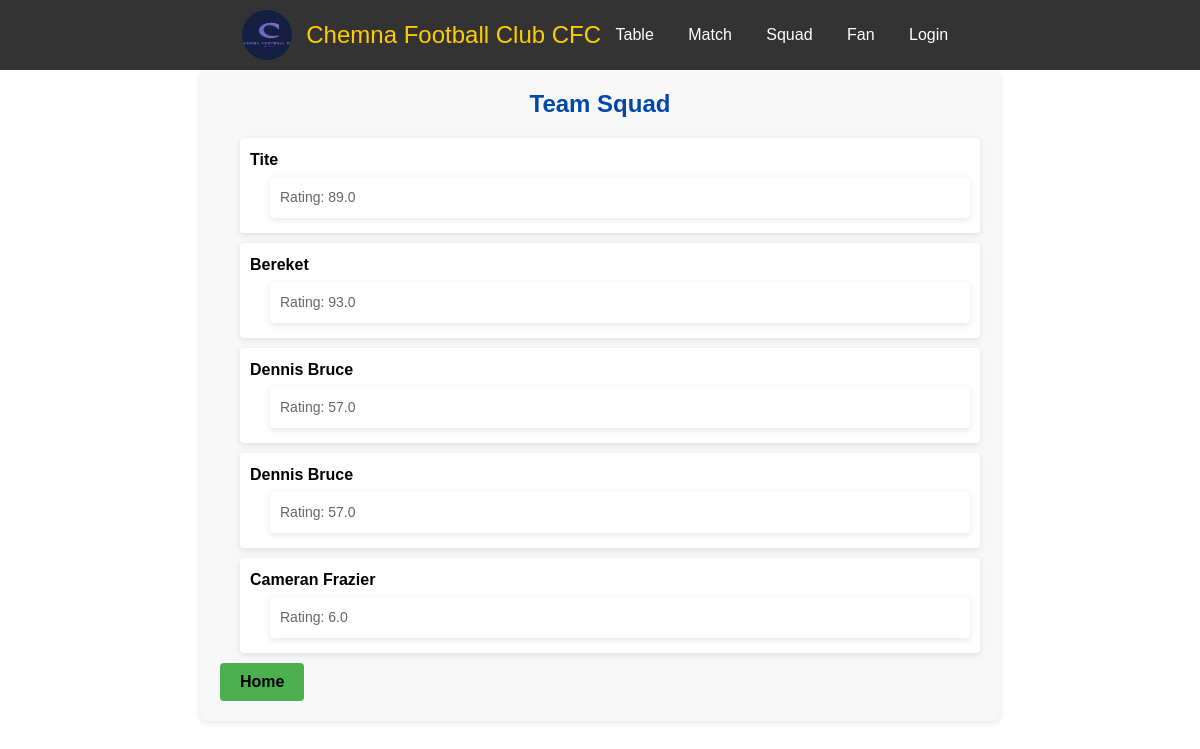
Page /squad on the earlier database version.
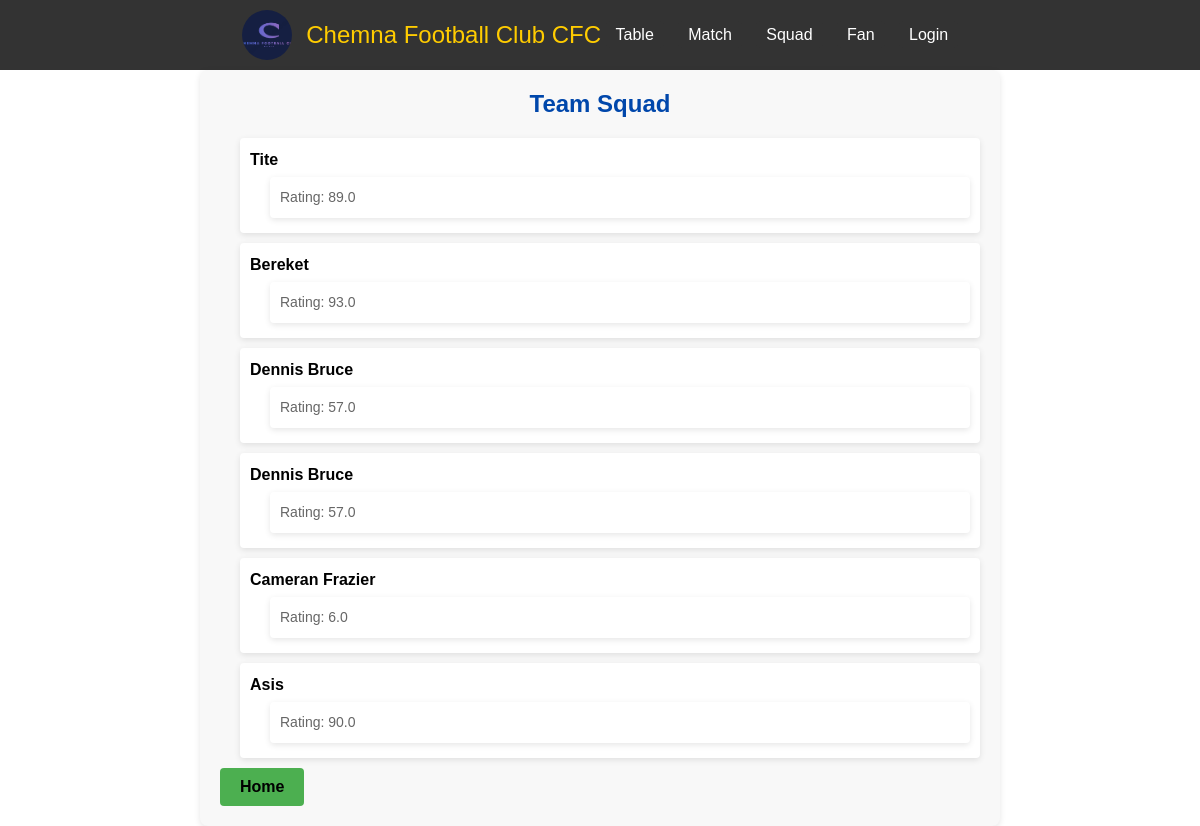
Same page on the later database version.
### chemnaFC/models.py (models this page shows, shortened)
class Squad(models.Model):
    pname = models.CharField(max_length=100)
    page = models.IntegerField()
    pposition = models.ManyToManyField(Position)
    prating = models.FloatField()

### chemnaFC/views.py (the view)
# urls.py: path("squad",views.squad, name ="squad_page"),
def squad(request):
    squad = Squad.objects.all()
    return render(request , "chemnaFC/squad.html",{"squad":squad})

### chemnaFC/templates/chemnaFC/squad.html (shortened to what this page needs)
{% extends "base.html" %}
{% block content %}
<header>
{% include "chemnaFC/header/header.html" %}
</header>
<div class="team-squad">
  <h3>Team Squad</h3>
  <ul type="none">
    {% for player in squad %}
      <li>
        <a href="{% url 'players_information' player.pname %}">{{ player.pname|title }}</a>
        <ul>
          <li>Rating: {{ player.prating }}</li>
        </ul>
      </li>
    {% endfor %}
  </ul>
  <a class="home-link" href="{% url 'index_page' %}">Home</a>
</div>
{% endblock %}

### templates/base.html (shortened to what this page needs)
{% load static  %}
<!DOCTYPE html>
<html lang="en">
<head>
</head>
<body>
   {%block content%} {%endblock%}
</body>
</html>

### chemnaFC/templates/chemnaFC/header/header.html (shortened to what this page needs)
{% load static %}
<header class="header">
  <div class="logo">
    <img src="{% static 'chemnaFC/images/logo.png' %}" alt="logo">
  </div>
  <a href="{% url 'index_page' %}" class="club-name">Chemna Football Club CFC</a>
  <ul class="navigation">
    <li><a href="{% url 'table_page' %}">Table</a></li>
    <li><a href="{% url 'match_page' %}">Match</a></li>
    <li><a href="{% url 'squad_page' %}">Squad</a></li>
    <li><a href="{% url 'fanPage' %}">Fan</a></li>
  {% if user.is_authenticated %}
    <li>{{request.user}}</li>
    <li><a href="{% url 'logout_page' %}">Logout</a></li>
    {% else %}
    <li><a href="{% url 'login_page' %}">Login</a></li>
    {% endif %}
  </ul>
</header>

### chemnaFC/templates/chemnaFC/header/header.html (style rules this page uses)
* { margin: 0; padding: 0; box-sizing: border-box; }
.header { background-color: #333; padding: 10px; text-align: center; color: #fff; font-family: Arial, sans-serif; }
.logo { display: inline-block; vertical-align: middle; width: 50px; height: 50px; border-radius: 50%; overflow: hidden; margin-right: 10px; }
.logo img { width: 100%; height: 100%; object-fit: cover; }
.club-name { display: inline-block; vertical-align: middle; font-size: 24px; color: #ffcc00; text-decoration: none; transition: color 0.3s ease; }
.navigation { display: inline-block; vertical-align: middle; list-style-type: none; margin: 0; padding: 0; }
.navigation li { display: inline-block; margin-right: 10px; }
.navigation li:last-child { margin-right: 0; }
.navigation li a { text-decoration: none; color: #fff; padding: 5px 10px; border-radius: 4px; transition: background-color 0.3s ease; background-color: #333; }

### chemnaFC/templates/chemnaFC/squad.html (style rules this page uses)
.home-link { display: inline-block; padding: 10px 20px; background-color: #4CAF50; color: white; border: none; border-radius: 4px; cursor: pointer; text-decoration: none; transition: background-color 0.2s ease-in-out; }
.team-squad { max-width: 800px; margin: 0 auto; padding: 20px; background-color: #f8f8f8; border-radius: 8px; box-shadow: 0 2px 6px rgba(0, 0, 0, 0.1); font-family: Arial, sans-serif; }
.team-squad h3 { color: #0047ab; text-align: center; margin-top: 0; margin-bottom: 20px; font-size: 24px; }
.team-squad ul { padding-left: 20px; margin: 0; }
.team-squad li { margin-bottom: 10px; line-height: 1.5; background-color: #fff; padding: 10px; border-radius: 4px; box-shadow: 0 2px 6px rgba(0, 0, 0, 0.1); transition: transform 0.2s ease-in-out; }
.team-squad a { text-decoration: none; color: #000000; font-weight: bold; transition: color 0.2s ease-in-out; }
.team-squad ul ul { list-style: none; margin-top: 5px; padding-left: 20px; }
.team-squad ul ul li { margin-bottom: 5px; font-size: 14px; color: #666666; }

Differences in the rows shown:
added Squad: pname "Asis", prating "90.0"
